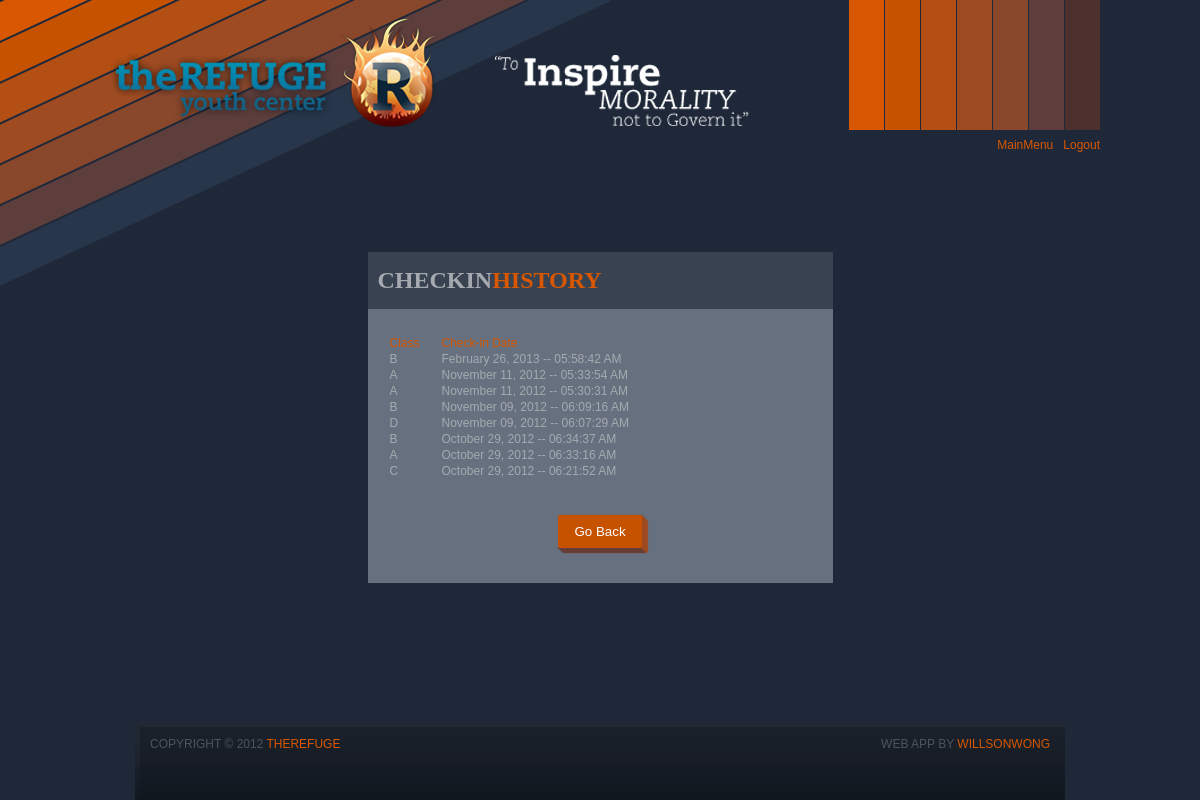
The app's page /checkinHistory.php?uid=123456 (signed in) with its own data.
### tables this page shows
CREATE TABLE IF NOT EXISTS `checkins` (
  `num` int(11) NOT NULL AUTO_INCREMENT,
  `idNumber` int(11) NOT NULL,
  `class` varchar(1) NOT NULL,
  `checkinDate` int(11) NOT NULL,
  KEY `num` (`num`)
);

### checkinHistory.php (the view, shortened to what this page needs)
<?php session_start();
	if(isset($_SESSION['username']))
	{
		$idNumber = $_GET['uid'];
		$dbQuery = "SELECT COUNT(*) FROM checkins WHERE idNumber='".$idNumber."'";
		$result = mysql_query($dbQuery);
		if($result)
			$numRows = mysql_num_rows($result);
		else
			$numRows = 0;
		if($numRows == 1)
		{
			$dbQuery = "SELECT * FROM checkins WHERE idNumber='".$idNumber."'ORDER BY num DESC LIMIT 10";
			$result = mysql_query($dbQuery);
			if($result)
				$numRows = mysql_num_rows($result);
			else
				$numRows = 0;
			include('./master/top.php');
			echo '<link rel="stylesheet" type="text/css" href="css/checkin.css" />';
			echo '<div id="checkinTitle">CHECKIN<span class="titleColor">HISTORY</span></div>';
			echo '<div id="checkinAreaHistory">';
			if($numRows > 0)
			{
				echo '<table>';
				echo '<tr><th>Class</th><th>Check-in Date</th></tr>';
				while ($row = mysql_fetch_array($result, MYSQL_ASSOC))
				{
					echo '<tr>';
					echo '<td>'.$row['class'].'</td>';
					echo '<td>'.date('F d, Y -- h:i:s A', $row['checkinDate']).'</td>';
					echo '</tr>';
				}
				echo '</table>';
			}
			else
			{
				echo '<p>There are no recorded check-ins.</p>';
			}
			echo '<a href="searchResults.php?uid='.$idNumber.'"><input type="submit" value="Go Back" id="loginButton" /></a>';
			echo '</div>';
			include('./master/bottom.php');
		}
		else
		{
			header( "Location: ./errorUnknown.php");
		}
	}
	else
	{
		header( "Location: ./errorLogin.php");
	}
?>

### master/top.php (shortened to what this page needs)
<!DOCTYPE html>
<html>
<head>
	<link rel="stylesheet" type="text/css" href="css/master.css" />
</head>
<body>
	<div id="container">
		<header>
			<a id="logo"></a>
			<img id="quote" src="images/quote.png" alt="quote" />
			<nav>
				<ul >
					<li class="nav1"></li>
					<li class="nav2"></li>
					<li class="nav3"></li>
					<li class="nav4"></li>
					<li class="nav5"></li>
					<li class="nav6"></li>
					<li class="nav7"></li>
				</ul>
			</nav>
		</header>
		<div class="clear">
			<a href="mainMenu.php">MainMenu</a>&nbsp;&nbsp;&nbsp;<a href="userLogout.php">Logout</a>
		</div>
		<article>

### master/bottom.php
		</article>
		<div id="pushFooter"></div>
	</div>
	<footer>
		<span class="footLeft">COPYRIGHT &copy; 2012 <a href="#">THEREFUGE</a></span>
		<span class="footRight">WEB APP BY <a href="#">WILLSONWONG</a></span>
	</footer>
</body>
</html>

### css/master.css (style rules this page uses)
html { background: #1F2839; min-height: 100%; height: 100%; }
body { color: #a5aab0; font: 12px Helvetica, Arial, sans-serif; font-weight: 100; min-height: 100%; height: 100%; }
a { color: #d85700; text-decoration: none; }
img { border: none; }
ul, ol { list-style: none; }
.titleColor { color: #d85700; }
.clear { clear:both; text-align:right; width: 1000px; margin: 0 auto; }
input[type="submit"] { margin-top:25px; border: 0; border-radius: 2px; outline: 0; background: #C65200; box-shadow: 1px 0px 1px #9F4B21,0px 1px 1px #5D3E3C,2px 1px 1px #9F4B21,1px 2px 1px #5D3E3C,3px 2px 1px #9F4B21,2px 3px 1px #5D3E3C,4px 3px 1px #9F4B21,3px 4px 1px #5D3E3C,5px 4px 1px #9F4B21,4px 5px 1px #5D3E3C,6px 5px 1px #9F4B21; color: white; white-space: nowrap; padding: 9px 16px }
#container { background:url('../images/lines.jpg') no-repeat; width: 100%; overflow: hidden; margin: 0 auto -78px; min-height: 100%; height: auto !important; height: 100%; min-height: 100%; }
header { width: 1000px; padding: 0; margin: 0 auto; overflow: hidden; }
#logo { height:128px; width:350px; margin-top:10px; float: left; background-image:url('../images/logo.png'); background-position: 0 0; }
#quote { margin-top: 50px; margin-left: 40px; }
nav { float: right; }
nav li { height: 130px; width: 35px; border-left: 1px solid #1F2839; float: left; }
.nav1 { background: url('../images/nav-1.gif') no-repeat; }
.nav2 { background: url('../images/nav-2.gif') no-repeat; }
.nav3 { background: url('../images/nav-3.gif') no-repeat; }
.nav4 { background: url('../images/nav-4.gif') no-repeat; }
.nav5 { background: url('../images/nav-5.gif') no-repeat; }
.nav6 { background: url('../images/nav-6.gif') no-repeat; }
.nav7 { background: url('../images/nav-7.gif') no-repeat; }
article { width: 1000px; padding:0; margin:0 auto; overflow: hidden; }
footer { width: 900px; height: 50px; padding: 15px; margin: auto; background: url('../images/bg-footer.gif'); color: #4b5461; }
#pushFooter { height: 80px; }
.footLeft { float: left; display: inline; }
.footRight { float: right; display: inline; }

### css/checkin.css (style rules this page uses)
#checkinTitle { margin: 100px auto 0px; background-color: #394250; padding: 15px 10px; width: 445px; font-family: "Book Antiqua", Palatino, Georgia, serif; font-size: 2em; font-weight: bold; }
#checkinAreaHistory { width: 465px; padding-top: 15px; padding-bottom: 35px; margin: 0px auto 60px; text-align:center; background-color: #66707F; }
#checkinAreaHistory table { margin-left: 20px; padding-bottom: 10px; }
#checkinAreaHistory th { color: #d85700; }
#checkinAreaHistory td:first-child, th:first-child { width: 50px; text-align: left; font-weight: normal; }
#checkinAreaHistory td:nth-child(2), th:nth-child(2) { text-align: left; font-weight: normal; }

### records on screen
checkins: class "B", checkinDate "February 26, 2013 -- 05:58:42 AM"
checkins: class "A", checkinDate "November 11, 2012 -- 05:33:54 AM"
checkins: class "A", checkinDate "November 11, 2012 -- 05:30:31 AM"
checkins: class "B", checkinDate "November 09, 2012 -- 06:09:16 AM"
checkins: class "D", checkinDate "November 09, 2012 -- 06:07:29 AM"
checkins: class "B", checkinDate "October 29, 2012 -- 06:34:37 AM"
checkins: class "A", checkinDate "October 29, 2012 -- 06:33:16 AM"
checkins: class "C", checkinDate "October 29, 2012 -- 06:21:52 AM"
